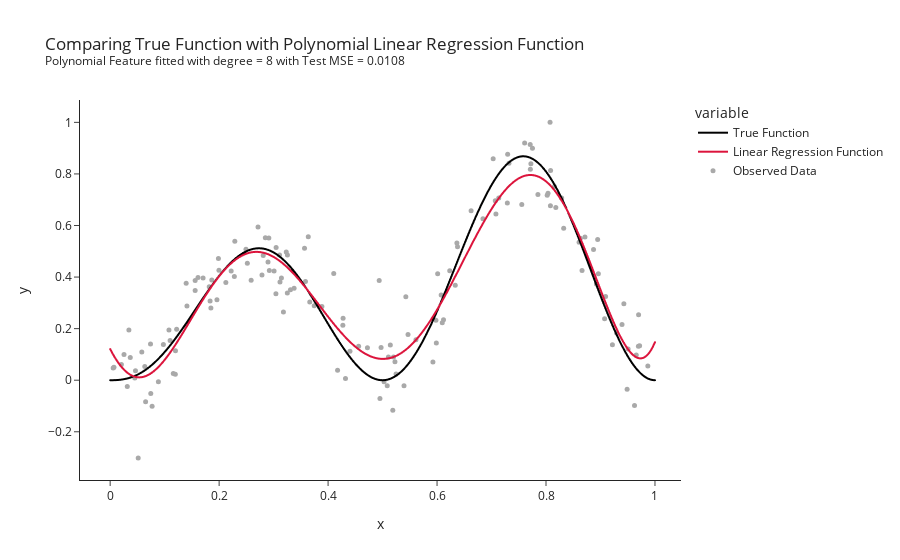

Notebook cell for this chart:
### Code cell
function_df = pd.DataFrame()
function_df['Values'] = np.linspace(0, 1, 1000)
function_df['True Function'] = f(function_df['Values'])
function_df['Linear Regression Function'] = poly_model.predict(function_df[['Values']])

fig = px.line(function_df,
              x = function_df['Values'],
              y = ['True Function', 'Linear Regression Function'],
              template = 'simple_white',
              color_discrete_sequence=['black', 'crimson'],
              labels={"Values": "x", 'value': 'y'},
              title = f'Comparing True Function with Polynomial Linear Regression Function<br><sup>Polynomial Feature fitted with degree = {best_degree} with Test MSE = {mse_test:.4f}</sup>')
fig.add_scatter(x = x,
                y = y,
                mode="markers",
                marker=dict(size=5, 
                            color="darkgray"),
                hoverinfo="skip",
                name="Observed Data")
fig.show()

### Figure 1 — Plotly figure (JSON) as saved in the notebook; plotly's stock layout.template omitted (floating-point values rounded to 4 significant figures; data arrays with more than 128 entries replaced by an {"elided": "..."} marker saying what was removed)
{"data": [{"hovertemplate": "variable=True Function<br>x=%{x}<br>y=%{y}<extra></extra>", "legendgroup": "True Function", "line": {"color": "black", "dash": "solid"}, "marker": {"symbol": "circle"}, "mode": "lines", "name": "True Function", "showlegend": true, "type": "scattergl", "x": {"elided": "1000 float values"}, "xaxis": "x", "y": {"elided": "1000 float values"}, "yaxis": "y"}, {"hovertemplate": "variable=Linear Regression Function<br>x=%{x}<br>y=%{y}<extra></extra>", "legendgroup": "Linear Regression Function", "line": {"color": "crimson", "dash": "solid"}, "marker": {"symbol": "circle"}, "mode": "lines", "name": "Linear Regression Function", "showlegend": true, "type": "scattergl", "x": {"elided": "1000 float values"}, "xaxis": "x", "y": {"elided": "1000 float values"}, "yaxis": "y"}, {"hoverinfo": "skip", "marker": {"color": "darkgray", "size": 5}, "mode": "markers", "name": "Observed Data", "type": "scatter", "x": {"elided": "150 float values"}, "y": {"elided": "150 float values"}}], "layout": {"legend": {"title": {"text": "variable"}, "tracegroupgap": 0}, "title": {"text": "Comparing True Function with Polynomial Linear Regression Function<br><sup>Polynomial Feature fitted with degree = 8 with Test MSE = 0.0108</sup>"}, "xaxis": {"anchor": "y", "domain": [0, 1], "title": {"text": "x"}}, "yaxis": {"anchor": "x", "domain": [0, 1], "title": {"text": "y"}}}}
